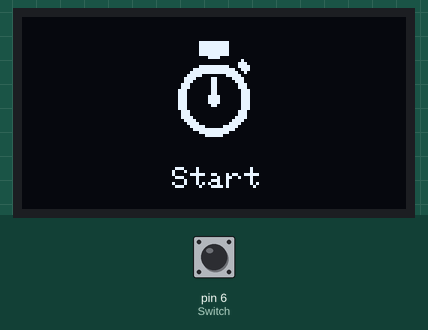
Simulated run of this sketch. Board: Arduino Uno, built with avr-gcc and run on an emulated ATmega328P. Parts: 128×64 one-colour display. Inputs (shaded band) come from the test bench; at power-on: pin 6 (Switch) HIGH. The display library's start-up logo is not drawn.

Above: at 2.0 s.
2.1 s: pin 6 (Switch) pulled LOW for 0.15 s
At 2.32 s:
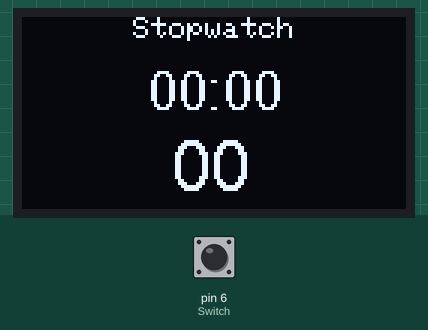
4.6 s: pin 6 (Switch) pulled LOW for 1 s
At 5.9 s:
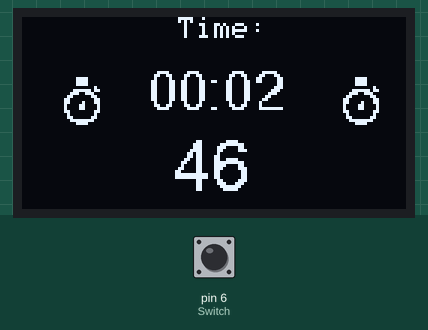
7.1 s: pin 6 (Switch) pulled LOW for 0.15 s
At 7.7 s:
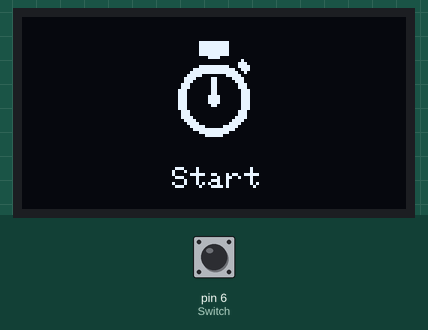
8.7 s: pin 6 (Switch) pulled LOW for 1 s
At 9.22 s:
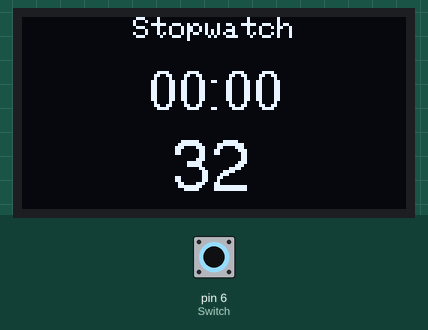
Timing chart, 0 to 11.7 s (numbered marks = the images above; inputs shaded):
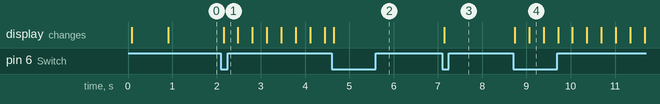

The sketch:

OLED_Stopwatch.ino
```cpp
#include <SPI.h>
#include <Wire.h>
#include <Adafruit_GFX.h>
#include <Adafruit_SSD1306.h>
#include <Fonts/FreeSans9pt7b.h>
#include <Fonts/FreeSans18pt7b.h>
#include <Fonts/FreeSans12pt7b.h>

#define SCREEN_WIDTH 128 // OLED display width, in pixels
#define SCREEN_HEIGHT 64 // OLED display height, in pixels

// SCL A5
// SDA A4
#define OLED_RESET 0  // GPIO0
Adafruit_SSD1306 display(SCREEN_WIDTH, SCREEN_HEIGHT, &Wire, OLED_RESET);

#define LOGO_HEIGHT   16
#define LOGO_WIDTH    16


const unsigned char PROGMEM icon [] = {
0x00, 0x1F, 0xF8, 0x00, 0x00, 0x1F, 0xF8, 0x00, 0x00, 0x1F, 0xF8, 0x00, 0x00, 0x1F, 0xF8, 0x00,
0x00, 0x1F, 0xF8, 0x00, 0x00, 0x03, 0xC0, 0x00, 0x00, 0x00, 0x00, 0x40, 0x00, 0x00, 0x00, 0xE0,
0x00, 0x1F, 0xF8, 0xF0, 0x00, 0x7F, 0xFE, 0x70, 0x00, 0xFF, 0xFF, 0x20, 0x01, 0xF0, 0x0F, 0x80,
0x03, 0xC1, 0x83, 0xC0, 0x03, 0x81, 0x81, 0xC0, 0x07, 0x01, 0x80, 0xE0, 0x07, 0x01, 0x80, 0xE0,
0x0E, 0x01, 0x80, 0x70, 0x0E, 0x01, 0x80, 0x70, 0x0E, 0x03, 0xC0, 0x70, 0x0E, 0x03, 0xC0, 0x70,
0x0E, 0x03, 0xC0, 0x70, 0x0E, 0x01, 0x80, 0x70, 0x0E, 0x00, 0x00, 0x70, 0x07, 0x00, 0x00, 0xE0,
0x07, 0x00, 0x00, 0xE0, 0x07, 0x80, 0x01, 0xE0, 0x03, 0xC0, 0x03, 0xC0, 0x01, 0xE0, 0x07, 0x80,
0x00, 0xF8, 0x1F, 0x00, 0x00, 0x7F, 0xFE, 0x00, 0x00, 0x1F, 0xF8, 0x00, 0x00, 0x07, 0xE0, 0x00

};

const unsigned char PROGMEM swatch [] = {
0x03, 0xC0, 0x03, 0xC0, 0x03, 0xC0, 0x00, 0x08, 0x07, 0xEC, 0x0E, 0x70, 0x18, 0x18, 0x30, 0x0C,
0x30, 0x8C, 0x21, 0x84, 0x21, 0x84, 0x30, 0x0C, 0x10, 0x08, 0x18, 0x18, 0x0F, 0xF0, 0x03, 0xC0
};


void setup()   {
  pinMode(6,INPUT_PULLUP);  //Switch
  display.begin(SSD1306_SWITCHCAPVCC, 0x3C);  // initialize with the I2C addr 0x3C (for the 64x48)
  display.display();


  display.clearDisplay();
  display.setFont(&FreeSans9pt7b);
  display.drawPixel(10, 10, SSD1306_WHITE);
  display.setTextColor(WHITE);
  display.setCursor(0,0);
  display.print("Viral Science");
    display.display();
    delay(800);
}
int poz=1;
int broj=1;
int kretanjeY=30;

int sec1=0;
int min1=0;
unsigned long msec=0;
unsigned long mili=0;
int pres=0;
int fase=0;
int start=0;
unsigned long tim=0;
void loop()
  {
      display.clearDisplay();
      if(digitalRead(6)==0)
      {
        if(pres==0)
           {
            fase=fase+1;
            pres=1;
            if(fase>2)
            fase=0;
            }

        }else{pres=0;}

     if(fase==0)
      {
        display.setFont(&FreeSans12pt7b);
        display.setFont();
      display.setCursor(50,50);
      display.print("Start");
      display.drawBitmap(48, 8,  icon, 32, 32, WHITE);


      sec1=0;
      min1=0;
      tim=0;
      mili=0;
      msec=0;
      start=0;
      }

      if(fase==1)
      {
        display.clearDisplay();
        display.setFont(&FreeSans12pt7b);
        display.setFont();
        display.setCursor(37,0);
        display.print("Stopwatch");
        display.setFont(&FreeSans9pt7b);

        if(start==0)
          {
            start=1;
            tim=millis();
          }
       msec=(millis()-tim);


        min1=msec/60000;


        if((msec/1000)>59)
           {
            sec1=(msec/1000)-(min1*60);
            }else{
              sec1=msec/1000;
              }

          mili=(msec%1000)/10;

           display.setCursor(42,30);
           if(min1<=9)
           {
            display.print("0");
            display.print(min1);
            }else {display.print(min1);}

            display.print(":");

             if(sec1<=9)
           {
            display.print("0");
            display.print(sec1);
            }else {display.print(sec1);}
            display.setFont(&FreeSans12pt7b);
            display.setCursor(50,57);

                  if(mili<=9)
           {
            display.print("0");
            display.print(mili);
            }else {display.print(mili);}
       }

if(fase==2)
{
     display.clearDisplay();
     display.setFont(&FreeSans12pt7b);
        display.setFont();
        display.setCursor(52,0);
        display.print("Time:");
        display.setFont(&FreeSans9pt7b);
        display.setCursor(42,30);
           if(min1<=9)
           {
            display.print("0");
            display.print(min1);
            }else {display.print(min1);}

            display.print(":");

             if(sec1<=9)
           {
            display.print("0");
            display.print(sec1);
            }else {display.print(sec1);}
            display.setFont(&FreeSans12pt7b);
            display.setCursor(50,57);

                  if(mili<=9)
           {
            display.print("0");
            display.print(mili);
            }else {display.print(mili);}
             display.drawBitmap(105, 20,  swatch, 16, 16, 1);
             display.drawBitmap(12, 20,  swatch, 16, 16, 1);


  }


      display.display();
  }
```

Measured:
- after the input at 2.1 s, the display: changes after 0.06 s (image 1)
- after the input at 4.6 s, the display: changes after 0.05 s (image 2)
- after the input at 7.1 s, the display: changes after 0.05 s (image 3)
- after the input at 8.7 s, the display: first changes at once (image 4 shows a later state)
